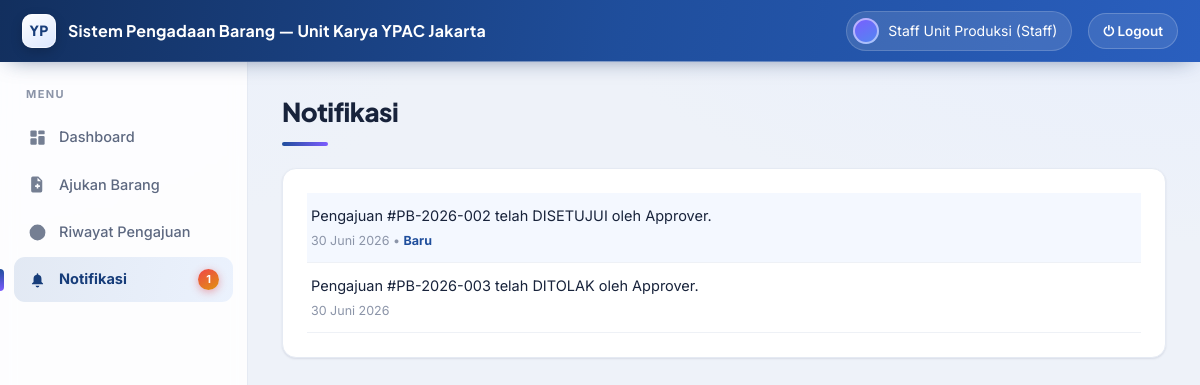
Page /notifikasi.php (signed in) on the committed database.
### tables this page shows
CREATE TABLE notifikasi (
  id       INT(11)   NOT NULL AUTO_INCREMENT,
  user_id  INT(11)   NOT NULL,
  pesan    TEXT      NOT NULL,
  dibaca   TINYINT(1) NOT NULL DEFAULT 0,
  tanggal  DATETIME  NOT NULL DEFAULT CURRENT_TIMESTAMP,
  PRIMARY KEY (id),
  KEY user_id (user_id),
  CONSTRAINT fk_notif_user FOREIGN KEY (user_id) REFERENCES users (id) ON DELETE CASCADE
);

### config/fungsi.php (called while the page is built, shortened)
<?php
function tanggal_indonesia($tanggal)
{
    $bulan = [1=>'Januari','Februari','Maret','April','Mei','Juni',
              'Juli','Agustus','September','Oktober','November','Desember'];
    $ts = strtotime($tanggal);
    return date('d', $ts) . ' ' . $bulan[(int)date('n', $ts)] . ' ' . date('Y', $ts);
}
function bersihkan($teks)
{
    return htmlspecialchars(trim($teks), ENT_QUOTES, 'UTF-8');
}

### notifikasi.php (the view, shortened to what this page needs)
<?php
require_once 'config/fungsi.php';
$user_id = $_SESSION['user_id'];
$data = mysqli_query($conn,
    "SELECT * FROM notifikasi WHERE user_id = $user_id ORDER BY dibaca ASC, id DESC");
require 'templates/header.php';
?>
<h1 class="page-title">Notifikasi</h1>
<div class="card-box">
  <?php if (mysqli_num_rows($data) === 0): ?>
    <p style="color:#9aa3b2;margin:0">Belum ada notifikasi.</p>
  <?php else: ?>
    <?php while ($n = mysqli_fetch_assoc($data)): ?>
      <div style="padding:12px 4px; border-bottom:1px solid #eef1f6;
                  <?= $n['dibaca'] == 0 ? 'background:#f4f8ff' : '' ?>">
        <div style="font-size:14.5px"><?= bersihkan($n['pesan']) ?></div>
        <div class="helper" style="margin-top:3px">
          <?= tanggal_indonesia($n['tanggal']) ?>
          <?= $n['dibaca'] == 0 ? ' • <b style="color:#1f4e9c">Baru</b>' : '' ?>
        </div>
      </div>
    <?php endwhile; ?>
  <?php endif; ?>
</div>
<?php require 'templates/footer.php'; ?>

### assets/style.css (style rules this page uses)
:root { --brand: #1f4e9c; --brand-600: #2a5fbf; --brand-700: #173d7a; --brand-800: #122f5e; --aurora: #7c5cff; --glow: #4f8af0; --biru-utama: #1f4e9c; --biru-gelap: #173d7a; --biru-muda: #eef4ff; --ink: #18233b; --muted: #5d6880; --faint: #8b94a8; --line: #e5eaf3; --line-2: #eef1f7; --surface:#ffffff; --abu-bg: #eef2f9; --green: #10a05f; --green-bg:#e6f7ee; --amber: #d98a08; --amber-bg:#fdf2da; --red: #e04349; --red-bg: #fde8e8; --r-sm: 9px; --r: 14px; --r-lg: 20px; --shadow-sm: 0 1px 2px rgba(20,40,80,.06), 0 1px 3px rgba(20,40,80,.05); --shadow: 0 6px 22px -8px rgba(23,61,122,.22), 0 2px 6px rgba(20,40,80,.05); --shadow-lg: 0 24px 60px -18px rgba(18,47,94,.45); --ease: cubic-bezier(.22,.61,.36,1); }
* { box-sizing: border-box; }
html { -webkit-text-size-adjust: 100%; }
body { margin: 0; font-family: 'Inter', 'Segoe UI', Tahoma, sans-serif; background: radial-gradient(1100px 540px at 100% -10%, #e7eefc 0%, transparent 60%), radial-gradient(900px 500px at -5% 0%, #eaf0fb 0%, transparent 55%), var(--abu-bg); background-attachment: fixed; color: var(--ink); font-size: 15px; line-height: 1.55; -webkit-font-smoothing: antialiased; text-rendering: optimizeLegibility; }
h1,h2,h3,h4 { font-family: 'Plus Jakarta Sans','Inter',sans-serif; letter-spacing: -.01em; }
.page-title { font-size: 26px; font-weight: 800; margin: 0 0 22px; color: var(--ink); letter-spacing: -.02em; }
.page-title::after { content:""; display:block; width: 46px; height: 4px; margin-top: 10px; border-radius: 4px; background: linear-gradient(90deg, var(--brand), var(--aurora)); }
.card-box { background: var(--surface); border: 1px solid var(--line); border-radius: var(--r); padding: 24px; margin-bottom: 22px; box-shadow: var(--shadow-sm); animation: rise .55s var(--ease) both; transition: box-shadow .25s var(--ease), transform .25s var(--ease); }
.helper { font-size: 12.5px; color: var(--faint); }

### rows in the picture
notifikasi: pesan "Pengajuan #PB-2026-002 telah DISETUJUI oleh Approver.", tanggal "30 Juni 2026", dibaca "Baru"
notifikasi: pesan "Pengajuan #PB-2026-003 telah DITOLAK oleh Approver.", tanggal "30 Juni 2026"

### other values in the picture
bersihkan($nama) "Staff Unit Produksi"
$role "Staff"
$jml_notif "1"
